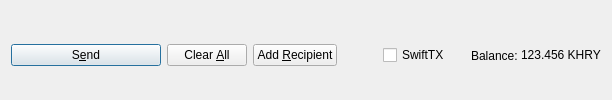
         <widget class="QFrame" name="frame_Send">
          <layout class="QHBoxLayout" name="horizontalLayout">
           <property name="bottomMargin">
            <number>0</number>
           </property>
           <item>
            <widget class="QPushButton" name="sendButton">
             <property name="minimumSize">
              <size>
               <width>150</width>
               <height>0</height>
              </size>
             </property>
             <property name="toolTip">
              <string>Confirm the send action</string>
             </property>
             <property name="text">
              <string>S&amp;end</string>
             </property>
             <property name="icon">
              <iconset resource="../khrysus.qrc">
               <normaloff>:/icons/send</normaloff>:/icons/send</iconset>
             </property>
             <property name="autoDefault">
              <bool>false</bool>
             </property>
             <property name="default">
              <bool>true</bool>
             </property>
            </widget>
           </item>
           <item>
            <widget class="QPushButton" name="clearButton">
             <property name="sizePolicy">
              <sizepolicy hsizetype="Minimum" vsizetype="Fixed">
               <horstretch>0</horstretch>
               <verstretch>0</verstretch>
              </sizepolicy>
             </property>
             <property name="toolTip">
              <string>Clear all fields of the form.</string>
             </property>
             <property name="text">
              <string>Clear &amp;All</string>
             </property>
             <property name="icon">
              <iconset resource="../khrysus.qrc">
               <normaloff>:/icons/remove</normaloff>:/icons/remove</iconset>
             </property>
             <property name="autoDefault">
              <bool>false</bool>
             </property>
            </widget>
           </item>
           <item>
            <widget class="QPushButton" name="addButton">
             <property name="toolTip">
              <string>Send to multiple recipients at once</string>
             </property>
             <property name="text">
              <string>Add &amp;Recipient</string>
             </property>
             <property name="icon">
              <iconset resource="../khrysus.qrc">
               <normaloff>:/icons/add</normaloff>:/icons/add</iconset>
             </property>
             <property name="autoDefault">
              <bool>false</bool>
             </property>
            </widget>
           </item>
           <item>
            <spacer name="horizontalSpacer">
             <property name="orientation">
              <enum>Qt::Horizontal</enum>
             </property>
             <property name="sizeHint" stdset="0">
              <size>
               <width>40</width>
               <height>20</height>
              </size>
             </property>
            </spacer>
           </item>
           <item>
            <layout class="QHBoxLayout" name="horizontalLayout_2">
             <property name="spacing">
              <number>3</number>
             </property>
             <item>
              <widget class="QCheckBox" name="checkSwiftTX">
               <property name="enabled">
                <bool>true</bool>
               </property>
               <property name="minimumSize">
                <size>
                 <width>85</width>
                 <height>0</height>
                </size>
               </property>
               <property name="text">
                <string>SwiftTX</string>
               </property>
              </widget>
             </item>
             <item>
              <widget class="QLabel" name="label">
               <property name="text">
                <string>Balance:</string>
               </property>
              </widget>
             </item>
             <item>
              <widget class="QLabel" name="labelBalance">
               <property name="sizePolicy">
                <sizepolicy hsizetype="Preferred" vsizetype="Fixed">
                 <horstretch>0</horstretch>
                 <verstretch>0</verstretch>
                </sizepolicy>
               </property>
               <property name="cursor">
                <cursorShape>IBeamCursor</cursorShape>
               </property>
               <property name="text">
                <string notr="true">123.456 KHRY</string>
               </property>
               <property name="textInteractionFlags">
                <set>Qt::LinksAccessibleByMouse|Qt::TextSelectableByKeyboard|Qt::TextSelectableByMouse</set>
               </property>
              </widget>
             </item>
            </layout>
           </item>
          </layout>
         </widget>
